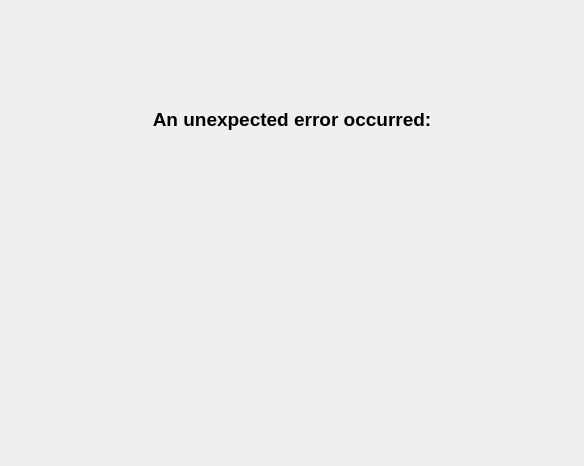
<?xml version="1.0" encoding="UTF-8"?>
<ui version="4.0">
 <class>MainWindow</class>
 <widget class="QMainWindow" name="MainWindow">
  <property name="geometry">
   <rect>
    <x>0</x>
    <y>0</y>
    <width>584</width>
    <height>466</height>
   </rect>
  </property>
  <property name="windowTitle">
   <string>ERROR</string>
  </property>
  <widget class="QWidget" name="centralwidget">
   <layout class="QVBoxLayout" name="verticalLayout">
    <item>
     <widget class="QLabel" name="error_header">
      <property name="font">
       <font>
        <pointsize>14</pointsize>
        <weight>75</weight>
        <bold>true</bold>
       </font>
      </property>
      <property name="text">
       <string>An unexpected error occurred:</string>
      </property>
      <property name="alignment">
       <set>Qt::AlignCenter</set>
      </property>
      <property name="textInteractionFlags">
       <set>Qt::NoTextInteraction</set>
      </property>
     </widget>
    </item>
    <item>
     <widget class="QLabel" name="error_text">
      <property name="font">
       <font>
        <pointsize>10</pointsize>
       </font>
      </property>
      <property name="text">
       <string>&lt;error_text&gt;</string>
      </property>
      <property name="wordWrap">
       <bool>true</bool>
      </property>
      <property name="textInteractionFlags">
       <set>Qt::NoTextInteraction</set>
      </property>
     </widget>
    </item>
   </layout>
  </widget>
 </widget>
 <resources/>
 <connections/>
</ui>
